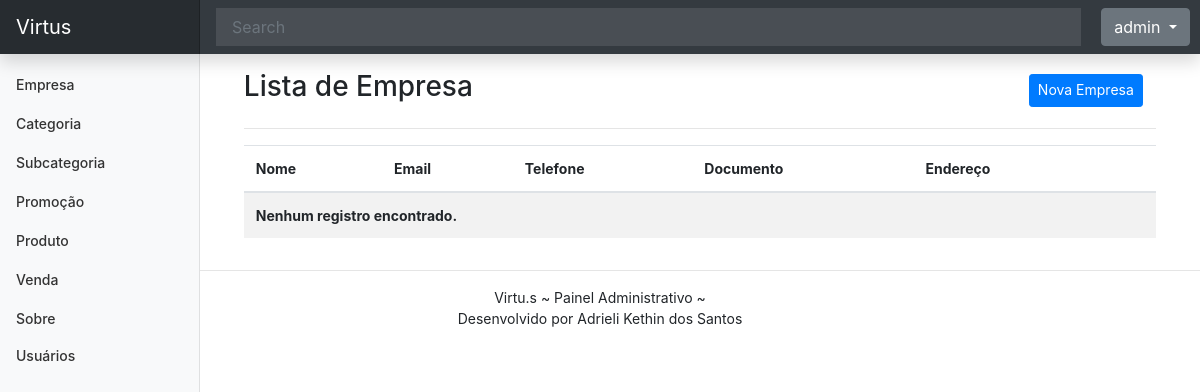
The app's page /listar/empresa/ (signed in), older data.
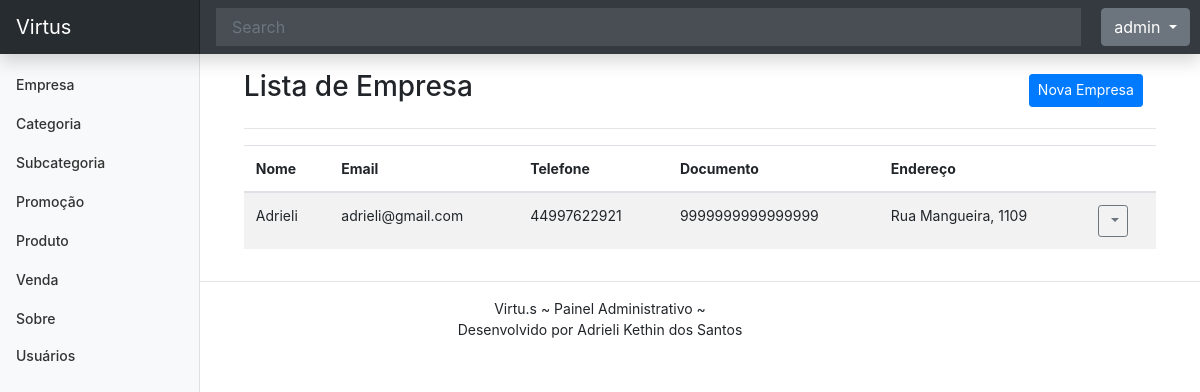
The same page, newer data.
### cadastros/models.py (models this page shows, shortened)
class Empresa(models.Model):
    nome = models.CharField(max_length=50)
    email = models.EmailField(max_length=100, unique=True)
    telefone = models.CharField(max_length=15)
    documento = models.CharField(max_length=18, help_text="CNPJ ou CPF")
    endereco = models.CharField(max_length=100, verbose_name="endereço")
    data_inclusao = models.DateTimeField(
        auto_now_add=True, verbose_name="data inclusão")
    data_alteracao = models.DateTimeField(
        auto_now=True, verbose_name="data alteração")
    data_exclusao = models.DateTimeField(
        verbose_name="data exclusão", null=True)
    status = models.BooleanField(default=True)
    cadastrado_por = models.ForeignKey(User, on_delete=models.PROTECT, null=True, related_name='empresa_cadastrada')
    alterado_por = models.ForeignKey(User, on_delete=models.PROTECT, null=True, related_name='empresa_atualizada')

### cadastros/views.py (the view, shortened to what this page needs)
# urls.py: path("listar/empresa/", EmpresaList.as_view(), name="listar-empresa"),
class EmpresaList(ListView, LoginRequiredMixin, UserPassesTestMixin):
    model = Empresa
    template_name = "cadastros/list/empresa.html"
    def get_queryset(self):
        self.object_list = Empresa.objects.filter(cadastrado_por=self.request.user)
        return self.object_list

### cadastros/templates/cadastros/list/empresa.html (shortened to what this page needs)
{% extends 'paginas/modelo.html' %}
{% load static %}
{% block conteudo %}
<div class="row justify-content-center align-items-center mt-3">
    <div class="col-md-10">
        <h3 class="">Lista de Empresa</h3>
    </div>
    <div class="col-md">
        <a href="{% url 'cadastrar-empresa' %}" class="btn btn-primary btn-sm">
            Nova Empresa
        </a>
    </div>
</div>
<hr>
<div class="table-responsive-lg">
    <table class="table table-striped">
        <thead>
            <tr>
                <th>Nome</th>
                <th>Email</th>
                <th>Telefone</th>
                <th>Documento</th>
                <th>Endereço</th>
                <th></th>
            </tr>
        </thead>
        <tbody>
            {% for obj in object_list %}
            <tr class="">
                <td>{{ obj.nome }}</td>
                <td>{{ obj.email }}</td>
                <td>{{ obj.telefone }}</td>
                <td>{{ obj.documento }}</td>
                <td>{{ obj.endereco }}</td>
                <td>
                    <div class="dropdown">
                        <a class="btn btn-sm btn-outline-secondary dropdown-toggle" href="#" role="button"
                            data-bs-toggle="dropdown" aria-expanded="false">
                        </a>
                    </div>
                </td>
            </tr>
            {% empty %}
            <tr>
                <th colspan="100%">Nenhum registro encontrado.</th>
            </tr>
            {% endfor %}
        </tbody>
    </table>
</div>
{% endblock %}

### paginas/templates/paginas/modelo.html (shortened to what this page needs)
{% load static %}
<!doctype html>
<html lang="pt-br">
<head>
    <link href="{% static 'css/bootstrap.min.css' %}" rel="stylesheet">
    <link href="{% static 'css/dashboard.css' %}" rel="stylesheet">
    <link href="{% static 'css/modelo.css' %}" rel="stylesheet">
</head>
<body>
    {% block menu %}
    <header class="navbar navbar-dark sticky-top bg-dark flex-md-nowrap p-0 shadow">
        <a class="navbar-brand col-md-3 col-lg-2 me-0 px-3 fs-6" href="/">Virtus</a>
        <input class="form-control form-control-dark rounded-0 border-0" type="text" placeholder="Search"
            aria-label="Search">
        <div class="navbar-nav custom-margin">
            {% if not request.user.is_authenticated %}
            <div class="nav-item text-nowrap">
                <a class="nav-link px-3" href="{% url 'login' %}">Login</a>
                {% else %}
                <div class="nav-item text-nowrap dropdown">
                    <button class="btn btn-secondary dropdown-toggle" type="button" data-bs-toggle="dropdown"
                        aria-expanded="false">
                        {{ request.user.username }}
                    </button>
                </div>
                {% endif %}
            </div>
    </header>
    <div class="container-fluid">
        <div class="row">
            {% if request.user.is_authenticated %}
            <nav id="sidebarMenu" class="col-12 col-sm-3 col-md-3 col-lg-2 d-md-block bg-light sidebar">
                <div class="position-sticky pt-3 sidebar-sticky">
                    <ul class="nav flex-column">
                        <li class="nav-item">
                            <a class="nav-link" aria-current="page" href="{% url 'listar-empresa' %}">
                                Empresa
                            </a>
                        </li>
                        <li class="nav-item">
                            <a class="nav-link" href="{% url 'listar-categoria' %}">
                                Categoria
                            </a>
                        </li>
                        <li class="nav-item">
                            <a class="nav-link" href="{% url 'listar-subcategoria' %}">
                                Subcategoria
                            </a>
                        </li>
                        <li class="nav-item">
                            <a class="nav-link" href="{% url 'listar-promocao' %}">
                                Promoção
                            </a>
                        </li>
                        <li class="nav-item">
                            <a class="nav-link" href="{% url 'listar-produto' %}">
                                Produto
                            </a>
                        </li>
                        <li class="nav-item">
                            <a class="nav-link" href="{% url 'listar-venda' %}">
                                Venda
                            </a>
                        </li>
                        <li class="nav-item">
                            <a class="nav-link" href="{% url 'sobre' %}">
                                Sobre
                            </a>
                        </li>
                        <li class="nav-item">
                            <a class="nav-link" href="{% url 'listar-usuarios' %}">Usuários</a>
                        </li>
                    </ul>
                </div>
            </nav>
            {% endif %}
            {% endblock %}
            <main class="col-12 px-4">
                {% if request.user.is_authenticated %}
                <div class="col-12 col-sm-9 col-md-9 col-lg-10 px-4" style="position: relative; left: 17%;">
                    {% block conteudo %}{% endblock %}
                </div>
                {% endif %}
            </main>
        </div>
    </div>
    <footer style="min-height: 50px; text-align: center;">
        {% block rodape %}
        <hr>
        <span style="display: block;">Virtu.s ~ Painel Administrativo ~</span>
        <span style="display: block;"> Desenvolvido por Adrieli Kethin dos Santos </span>
        {% endblock %}
    </footer>
</body>
</html>

### static/css/dashboard.css (style rules this page uses)
body { font-size: .875rem; }
.sidebar { position: fixed; top: 0; bottom: 0; left: 0; z-index: 100; padding: 48px 0 0; box-shadow: inset -1px 0 0 rgba(0, 0, 0, .1); }
.sidebar-sticky { height: calc(100vh - 48px); overflow-x: hidden; overflow-y: auto; }
.sidebar .nav-link { font-weight: 500; color: #333; }
.navbar-brand { padding-top: .75rem; padding-bottom: .75rem; background-color: rgba(0, 0, 0, .25); box-shadow: inset -1px 0 0 rgba(0, 0, 0, .25); }
.navbar .form-control { padding: .75rem 1rem; }
.form-control-dark { color: #fff; background-color: rgba(255, 255, 255, .1); border-color: rgba(255, 255, 255, .1); }

### static/css/modelo.css (style rules this page uses)
.custom-margin { margin-left: 20px; margin-right: 10px; }

Row changes from the older to the newer data that the page shows:
added Empresa: nome "Adrieli", email "adrieli@gmail.com", telefone "44997622921", documento "9999999999999999", endereco "Rua Mangueira, 1109"
Text that changed along with them:
text no longer shown: "Nenhum registro encontrado."
